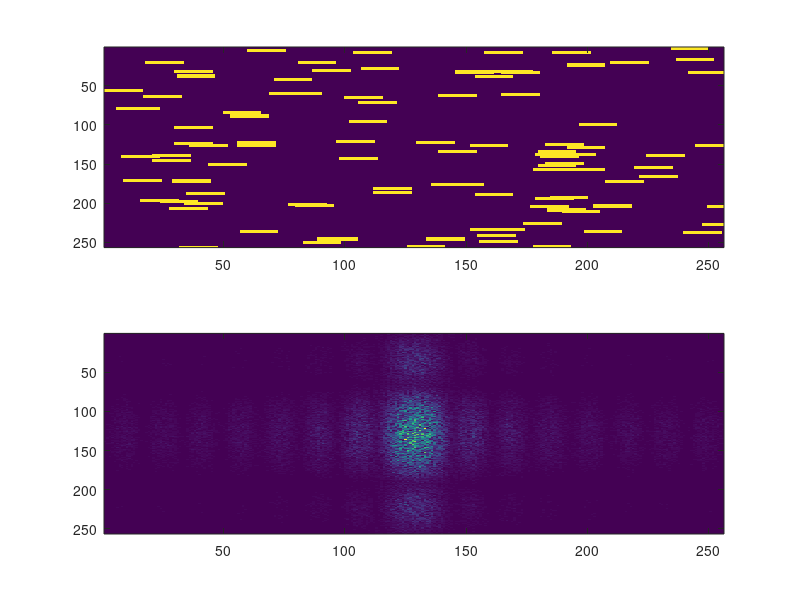

Source code (MATLAB):
function sumpwr = ftstim(varargin)
imw = 256;
barh = 15;
barw = 3;
%16 pixels x 4 pixels  = 4x1 degree, seems to be normal.
sumbars = 0;
nreps = 100;
%aim for 
nbars = 100;

bp = [];
j = 1;
while j <= length(varargin)
    if strncmpi(varargin{j},'bar',3)
        j = j+1;
        barh = varargin{j}(1);
        if length(varargin{j}) > 1
            barw = varargin{j}(2);
        end
    elseif strncmpi(varargin{j},'sum',3)
        sumbars = 1;
    elseif strncmpi(varargin{j},'nbars',3)
        j = j+1;
        nbars = varargin{j}(1);
        if nbars == 1 & length(varargin{j}) == 3
            bp = varargin{j}(2:3);
        end
    elseif strncmpi(varargin{j},'nrep',3)
        nreps = varargin{j};
    end
    j = j+1;
end
         
w = barh;
im = zeros(imw+w,imw+w);
sumpwr = zeros(imw,imw);
pos = ceil(rand(nbars,2) .* imw);
if nbars == 1 && length(bp)
    pos = bp;
end

for n = nreps:-1:1
im = zeros(imw+w,imw+w);
if sumbars
for j = 1:nbars
    im(pos(j,1):pos(j,1)+barw,pos(j,2):pos(j,2)+barh) = im(pos(j,1):pos(j,1)+barw,pos(j,2):pos(j,2)+barh)+1;
end
else
for j = 1:nbars
    im(pos(j,1):pos(j,1)+barw,pos(j,2):pos(j,2)+barh) = 1;
end
end
im = im - mean(im(:));
im = im(1:imw,1:imw);
pwr = abs(fft2(im));
sumpwr = sumpwr + pwr;

end
subplot(2,1,1); 
imagesc(im);
subplot(2,1,2); 
imagesc(fftshift(sumpwr));
%imagesc((sumpwr));
drawnow;
